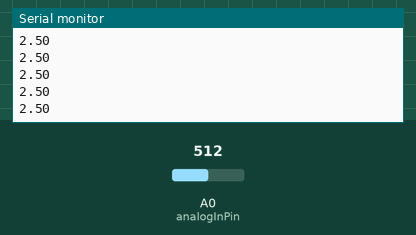
Recording of a sketch running on a simulated Arduino Uno, built with avr-gcc and run on an emulated ATmega328P. Parts: the last lines printed to the serial monitor. The inputs (shaded band) are chosen by the test bench; at power-on: A0 (analogInPin) = 512.

Above: at 1.2 s.
1.3 s: A0 (analogInPin) set to 716
At 1.32 s:
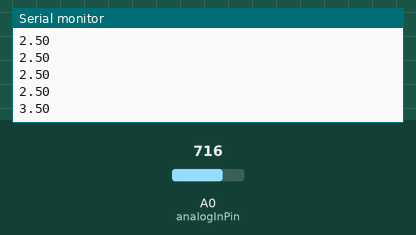
2.8 s: A0 (analogInPin) set to 900
At 2.83 s:
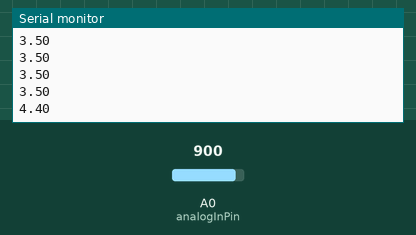
Timing chart, 0 to 5.8 s (numbered marks = the images above; inputs shaded):
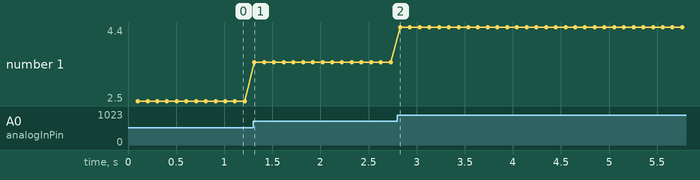

Measured:
- after the input at 1.3 s, the serial monitor: prints a new line at once (image 1)
- after the input at 2.8 s, the serial monitor: prints a new line at once (image 2)
- plotted number 1: 2.5 → 3.5 after the input at 1.3 s, 3.5 → 4.4 after the input at 2.8 s

The sketch:

Tiempo_Real.ino
```cpp
const int analogInPin =A0;
int sensorValue=0;
float voltageValue=0;

unsigned long lastTime=0, sampleTime =100;

void setup() {
  // put your setup code here, to run once:
  Serial.begin(9600);
}

void loop() {
  // put your main code here, to run repeatedly:
  if(millis()-lastTime>sampleTime){
    lastTime=millis();

    sensorValue = analogRead(analogInPin);

    voltageValue = scaling(sensorValue, 0, 1023, 0, 5);

    Serial.println(voltageValue);
    }
}

float scaling(float x, float in_min, float in_max, float out_min, float out_max ){

  return (x - in_min)*(out_max - out_min )/ (in_max - in_min) + out_min;

}
```
